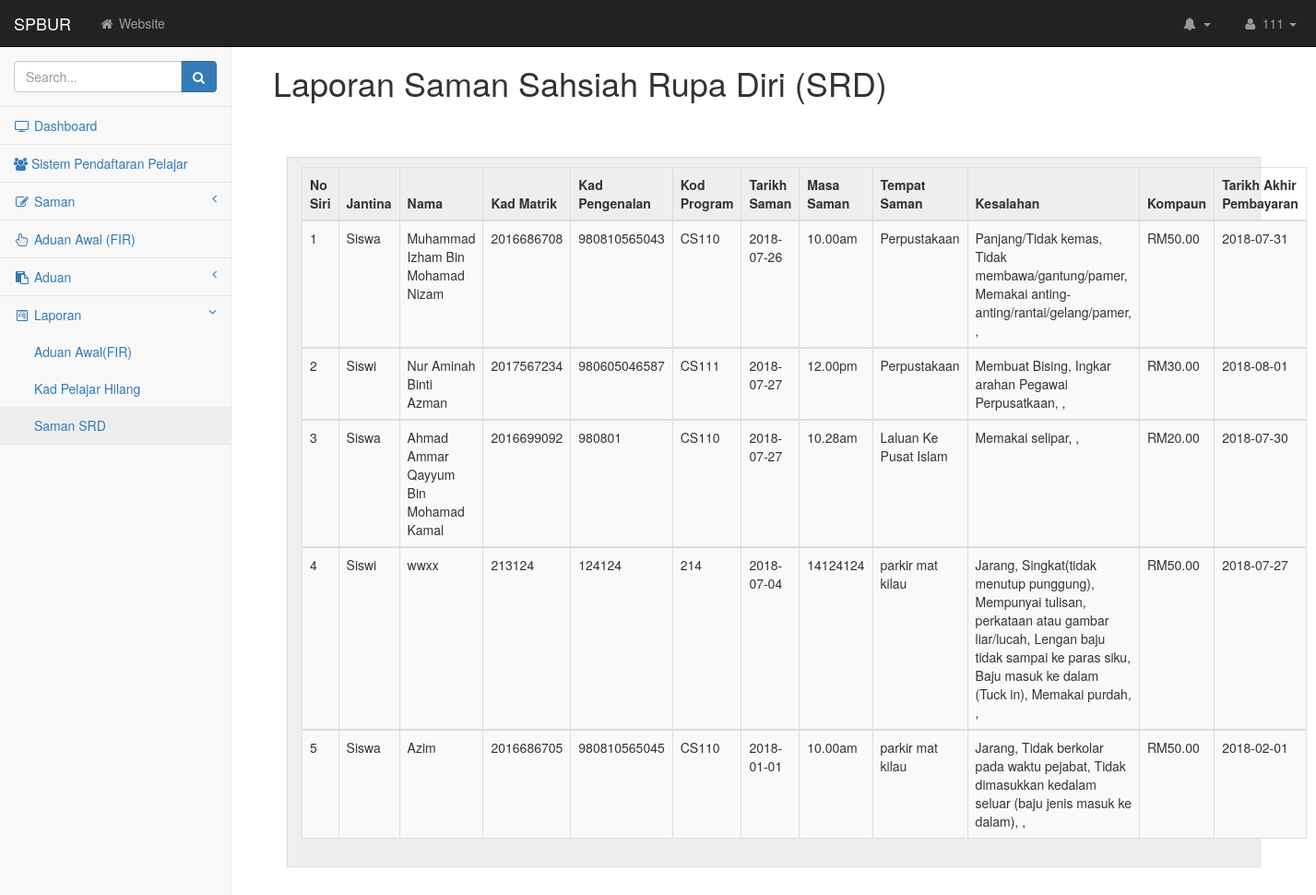
The app's page /rsaman.php (signed in) with its own data.
### tables this page shows
CREATE TABLE `staff` (
  `staff_ID` int(11) NOT NULL,
  `pass_word` varchar(255) NOT NULL
);

CREATE TABLE `kp` (
  `series_no` int(11) NOT NULL,
  `gender` varchar(255) NOT NULL,
  `name` varchar(255) NOT NULL,
  `matric_no` int(11) NOT NULL,
  `mykad_no` varchar(255) NOT NULL,
  `prog_code` varchar(255) NOT NULL,
  `summon_date` date DEFAULT NULL,
  `summon_time` varchar(255) NOT NULL,
  `summon_place` varchar(255) NOT NULL,
  `summons` varchar(255) NOT NULL,
  `rm` double NOT NULL,
  `paybefore` date NOT NULL
);

### rsaman.php (the view, shortened to what this page needs)
<!DOCTYPE html>
<html lang="en">
    <head>
        <link href="css/bootstrap.min.css" rel="stylesheet">
        <link href="css/metisMenu.min.css" rel="stylesheet">
        <link href="css/timeline.css" rel="stylesheet">
        <link href="css/startmin.css" rel="stylesheet">
        <link href="css/morris.css" rel="stylesheet">
        <link href="css/font-awesome.min.css" rel="stylesheet" type="text/css">
    </head>
    <body>
        <?php
            include("dbconn.php");
            if(isset($_SESSION['staff_ID']))
            {
                $sql0 = "SELECT * FROM staff WHERE staff_ID = ".$_SESSION['staff_ID']."";
                $query0 = mysqli_query($dbconn, $sql0) or die ("Error: ".mysqli_error($dbconn));
                $r = mysqli_fetch_assoc($query0);
            }
        ?>
        <div id="wrapper">
        <?php include("DashboardOnly.php");?>
        <div id="page-wrapper">
            <div class="container-fluid">
                <div class="row">
                    <div class="col-lg-12">
                    <br>
                    <h1>Laporan Saman Sahsiah Rupa Diri (SRD)</h1>
                    <br>
                        <div class="panel-body">
                            <div class="dataTable_wrapper">
                                <div class="dataTables_length" id="dataTables-example_length">
                                    <div class="row show-grid">
                                        <div class="col-md-12">
                                        <table class="table table-striped table-bordered table-hover" id="dataTables-example">
                                            <thead>
                                                <tr>
                                                    <th>No Siri</th>
                                                    <th>Jantina</th>
                                                    <th>Nama</th>
                                                    <th>Kad Matrik</th>
                                                    <th>Kad Pengenalan</th>
                                                    <th>Kod Program</th>
                                                    <th>Tarikh Saman</th>
                                                    <th>Masa Saman</th>
                                                    <th>Tempat Saman</th>
                                                    <th>Kesalahan</th>
                                                    <th>Kompaun</th>
                                                    <th>Tarikh Akhir Pembayaran</th>
                                                </tr>
                                            </thead>
                                            <?php
                                                $sql = "SELECT * FROM kp";
                                                $query = mysqli_query($dbconn, $sql) or die("Error: " . mysqli_error($dbconn));
                                                $row = mysqli_num_rows($query);
                                                if($row != 0)
                                                {
                                                    while($ro = mysqli_fetch_assoc($query))
                                                    {
                                                        echo "<tbody>";
                                                        echo "<tr>";
                                                        echo "<td>".$ro['series_no']."</td>";
                                                        echo "<td>".$ro['gender']."</td>";
                                                        echo "<td>".$ro['name']."</td>";
                                                        echo "<td>".$ro['matric_no']."</td>";
                                                        echo "<td>".$ro['mykad_no']."</td>";
                                                        echo "<td>".$ro['prog_code']."</td>";
                                                        echo "<td>".$ro['summon_date']."</td>";
                                                        echo "<td>".$ro['summon_time']."</td>";
                                                        echo "<td>".$ro['summon_place']."</td>";
                                                        echo "<td>".$ro['summons']."</td>";
                                                        echo "<td>RM".$ro['rm'].".00</td>";
                                                        echo "<td>".$ro['paybefore']."</td>";
                                                        echo "</tr>";
                                                    }
                                                }
                                            ?>
                                        </table>
                                        </div>
                                    </div>
                                </div>
                            </div>
                        </div>
                    </div>
                </div>
            </div>
        </div>
        </div>
    </body>
</html>

### DashboardOnly.php (shortened to what this page needs)
<nav class="navbar navbar-inverse navbar-fixed-top" role="navigation">
    <div class="navbar-header">
        <a class="navbar-brand" href="Dashboard.php">SPBUR</a>
    </div>
    <ul class="nav navbar-nav navbar-left navbar-top-links">
        <li><a href="#"><i class="fa fa-home fa-fw"></i> Website</a></li>
    </ul>
    <ul class="nav navbar-right navbar-top-links">
        <li class="dropdown navbar-inverse">
            <a class="dropdown-toggle" data-toggle="dropdown" href="#">
                <i class="fa fa-bell fa-fw"></i>
                <b class="caret"></b>
            </a>
        </li>
        <li class="dropdown">
            <a class="dropdown-toggle" data-toggle="dropdown" href="#">
                <i class="fa fa-user fa-fw"></i>
                <?php echo $r['staff_ID']; ?>
                <b class="caret"></b>
            </a>
        </li>
    </ul>
    <div class="navbar-default sidebar" role="navigation">
        <div class="sidebar-nav navbar-collapse">
            <ul class="nav" id="side-menu">
                <li class="sidebar-search">
                    <div class="input-group custom-search-form">
                        <input type="text" class="form-control" placeholder="Search...">
                        <span class="input-group-btn">
                            <button class="btn btn-primary" type="button">
                            <i class="fa fa-search"></i>
                            </button>
                        </span>
                    </div>
                </li>
                <li>
                    <a href="Dashboard.php" class=""><i class="fa fa-television fa-fw"></i> Dashboard</a>
                </li>
                <li>
                    <a href="srs.php" class=""><i class="fa fa-group fa-fww"></i> Sistem Pendaftaran Pelajar</a>
                </li>
                <li>
                    <a href="#"><i class="fa fa-pencil-square-o fa-fw"></i> Saman<span class="fa arrow"></span></a>
                </li>
                <li>
                    <a href="fir.php" class=""><i class="fa fa-hand-pointer-o fa-fw"></i> Aduan Awal (FIR)</a>
                </li>
                <li>
                    <a href="#"><i class="fa fa-clipboard fa-fw"></i> Aduan <span class="fa arrow"></span></a>
                </li>
                <li>
                    <a href="#"><i class="fa fa-wpforms fa-fw"></i> Laporan <span class="fa arrow"></span></a>
                    <ul class="nav nav-second-level">
                      <li>
                          <a href="rfir.php">Aduan Awal(FIR)</a>
                      </li>
                    <li>
                        <a href="rkadpelajar.php">Kad Pelajar Hilang</a>
                    </li>
                    <li>
                        <a href="rsaman.php">Saman SRD</a>
                    </li>
                    </ul>
                </li>
            </ul>
        </div>
    </div>
</nav>

### css/startmin.css (style rules this page uses)
body { background-color: #f8f8f8; }
#wrapper { width: 100%; }
#page-wrapper { padding: 30px 15px 0 15px; min-height: 568px; background-color: #fff; }
@media (min-width:768px) { #page-wrapper { position: inherit; margin-left: 250px; padding: 30px 30px 0 30px; border-left: 1px solid #e7e7e7; } }
.navbar-header { float: left; }
.navbar-left { float: left; }
.navbar-right { text-align: right; }
.navbar-top-links { margin: 0; }
.navbar-top-links li { display: inline-block; }
.navbar-top-links li:last-child { margin-right: 6px; }
.navbar-top-links li a { padding: 15px; min-height: 50px; }
.navbar-top-links>li>a { color: #999; }
.sidebar .sidebar-nav.navbar-collapse { padding-right: 0; padding-left: 0; }
.sidebar .sidebar-search { padding: 15px; }
.sidebar ul li { border-bottom: 1px solid #e7e7e7; }
.sidebar ul li a.active { background-color: #eee; }
.sidebar .arrow { float: right; }
.sidebar .fa.arrow:before { content: "\f104"; }
.sidebar .active>a>.fa.arrow:before { content: "\f107"; }
.sidebar .nav-second-level li, .sidebar .nav-third-level li { border-bottom: 0!important; }
.sidebar .nav-second-level li a { padding-left: 37px; }
@media (min-width:768px) { .sidebar { z-index: 1; position: absolute; width: 250px; margin-top: 51px; } }
.show-grid [class^=col-] { padding-top: 10px; padding-bottom: 10px; border: 1px solid #ddd; background-color: #eee!important; }
.show-grid { margin: 15px 0; }

### records on screen
staff: staff_ID "111"
kp: series_no "1", gender "Siswa", name "Muhammad Izham Bin Mohamad Nizam", matric_no "2016686708", mykad_no "980810565043", prog_code "CS110", summon_date "2018-07-26", summon_time "10.00am", summon_place "Perpustakaan", summons "Panjang/Tidak kemas, Tidak membawa/gantung/pamer, Memakai anting-anting/rantai/gelang/pamer, ,", rm "50", paybefore "2018-07-31"
kp: series_no "2", gender "Siswi", name "Nur Aminah Binti Azman", matric_no "2017567234", mykad_no "980605046587", prog_code "CS111", summon_date "2018-07-27", summon_time "12.00pm", summon_place "Perpustakaan", summons "Membuat Bising, Ingkar arahan Pegawai Perpusatkaan, ,", rm "30", paybefore "2018-08-01"
kp: series_no "3", gender "Siswa", name "Ahmad Ammar Qayyum Bin Mohamad Kamal", matric_no "2016699092", mykad_no "980801", prog_code "CS110", summon_date "2018-07-27", summon_time "10.28am", summon_place "Laluan Ke Pusat Islam", summons "Memakai selipar, ,", rm "20", paybefore "2018-07-30"
kp: series_no "4", gender "Siswi", name "wwxx", matric_no "213124", mykad_no "124124", prog_code "214", summon_date "2018-07-04", summon_time "14124124", summon_place "parkir mat kilau", summons "Jarang, Singkat(tidak menutup punggung), Mempunyai tulisan, perkataan atau gambar liar/lucah, Lengan baju tidak sampai ke paras siku, Baju masuk ke dalam (Tuck in), Memakai purdah, ,", rm "50", paybefore "2018-07-27"
kp: series_no "5", gender "Siswa", name "Azim", matric_no "2016686705", mykad_no "980810565045", prog_code "CS110", summon_date "2018-01-01", summon_time "10.00am", summon_place "parkir mat kilau", summons "Jarang, Tidak berkolar pada waktu pejabat, Tidak dimasukkan kedalam seluar (baju jenis masuk ke dalam), ,", rm "50", paybefore "2018-02-01"
